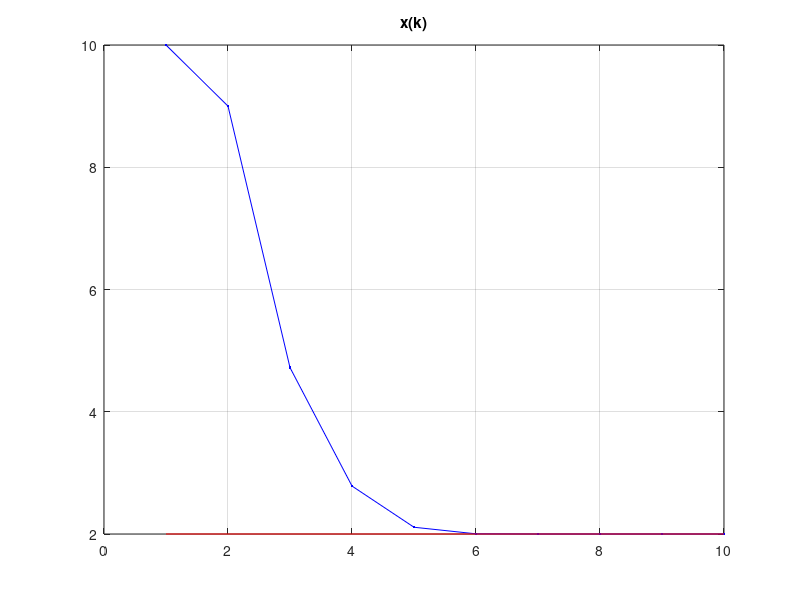

This chart was generated by the following MATLAB code:
% equnonlin_newtonraphson.m
clear all; close all; format long;
A = 4;
f = @(x) x^2 - A; % wzor funkcji
fp = @(x) 2*x; % wzor jej pochodnej
x(1) = 10; x(2) = 9; K=10; % punkty startowe (estymata poczatkowa), liczba iteracji
for k = 3 : K
x(k)=x(k-1) - f(x(k-1)) / fp(x(k-1)); % z wzorem pochodnej
% x(k)=x(k-1) - f(x(k-1))/((f(x(k-1))-f(x(k-2)))/(x(k-1)-x(k-2))); % z estym. pochodnej
end
blad = sqrt(A) - x(K),
plot(1:K, x,'b.-', 1:K, sqrt(A)*ones(1,K),'r-'); grid; title('x(k)'); pause